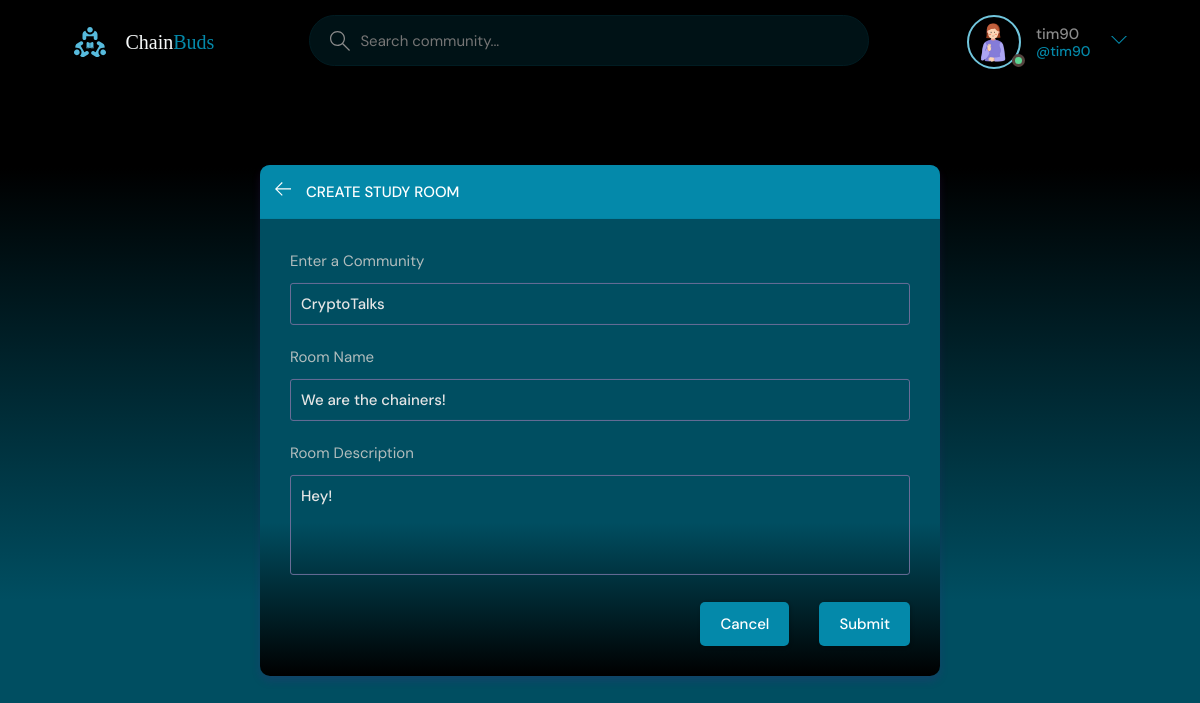
The page /update-room/2/ (signed in) on the database its author committed.
### base/models.py (models this page shows, shortened)
class User(AbstractUser):
    name = models.CharField(max_length=200, null=True)
    email = models.EmailField(unique=True, null=True)
    About = models.TextField(null=True)
    picture = models.ImageField(null=True, default="avatar.svg")
    USERNAME_FIELD = 'email'
    REQUIRED_FIELDS = ['username']

class Room(models.Model):
    buddy = models.ForeignKey(User, on_delete=models.SET_NULL, null=True) #host
    subject = models.ForeignKey(Community, on_delete=models.SET_NULL, null=True) #topic
    name = models.CharField(max_length=200)
    description = models.TextField(null=True, blank=True)#null True means it can have an empty value in the database. Blank True means if we are creating a form then it can remain empty aswell
    participants = models.ManyToManyField(User, related_name='participants', blank=True)
    updateTime = models.DateTimeField(auto_now=True) #auto_Now takes a snapshot at every time we save the room item. This value will change everytime
    creation = models.DateTimeField(auto_now_add=True) #auto_now_add only saves the time when we FIRST created this instance/room.This value will never change, it will remain as the initial time
    class Meta:
        ordering = ['-updateTime', '-creation'] #Newest Room will show on top with the negative sign put in the syntax

class Community(models.Model):
    name = models.CharField(max_length=200)

### base/views.py (the view, shortened to what this page needs)
# urls.py: path('update-room/<str:pk>/', views.roomUpdate, name="update-room"),
@login_required(login_url='/login')
def roomUpdate(request, pk):
    room = Room.objects.get(id=pk)
    form = RoomForm(instance=room)
    communities = Community.objects.all()
    if request.user != room.buddy:
        return HttpResponse("You have been restricted for this feature")
    context = {'form': form, 'communities':communities, 'room':room}
    return render(request, 'base/form.html', context)

### base/forms.py
class RoomForm(ModelForm):
    class Meta:
        model = Room
        fields = '__all__'
        exclude = ['buddy','participants']

### base/templates/base/form.html (shortened to what this page needs)
{% extends 'main.html' %}
{% load static %}
{% block content %}
<main class="create-room layout">
  <div class="container">
    <div class="layout__box" style="background: linear-gradient(to bottom, #004e61 70%, black);box-shadow: 0px 5px 9px 0px rgba(85, 31, 139, 0.20);  ">
      <div class="layout__boxHeader" style="background: #0489aa; ">
        <div class="layout__boxTitle">
          <a href="{% url 'home' %}">
            <svg version="1.1" xmlns="http://www.w3.org/2000/svg" width="32" height="32" viewBox="0 0 32 32" style="fill: white;">
              <title>arrow-left</title>
              <path
                d="M13.723 2.286l-13.723 13.714 13.719 13.714 1.616-1.611-10.96-10.96h27.625v-2.286h-27.625l10.965-10.965-1.616-1.607z">
              </path>
            </svg>
          </a>
          <h3 style="color: white;">Create Study Room</h3>
        </div>
      </div>
      <div class="layout__body">
        <form class="form" action="" method="POST">
          <div class="form__group">
            <label for="room_subject">Enter a Community</label>
            <input required type="text" value="{{room.subject.name}}" name="subject" list="subject-list">
          </div>
          <div class="form__group">
            <label for="room_name">Room Name</label>
            {{form.name}}
          </div>
          <div class="form__group">
            <label for="room_description">Room Description</label>
            {{form.description}}
          </div>
          <div class="form__action">
            <a class="btn btn--dark" href="{% url 'home' %}" style="background-color: #0489aa;color: white;">Cancel</a>
            <button class="btn btn--main" type="submit" style="background-color: #0489aa;color: white;">Submit</button>
          </div>
        </form>
      </div>
    </div>
  </div>
</main>
{% endblock %}

### templates/navbar.html (shortened to what this page needs)
{% load static %}
<header class="header header--loggedIn" style="background-color: black;">
  <div class="container">
    <a href="{% url 'home' %}" class="header__logo">
      <img src="{% static 'logo.svg' %}" />
      <h1 style="color: var(--LIGHT, #0489aa);
      font-family: Eras Bold ITC;
      font-size: 20px;
      font-style: normal;
      font-weight: 400;
      line-height: normal; "> <span style="color: #F7FAFA;
        font-family: Eras Bold ITC;
        font-size: 20px;
        font-style: normal;
        font-weight: 400;
        line-height: normal; ">Chain</span>Buds</h1>
    </a>
    <form class="header__search" method="GET" action="{% url 'home' %}">
      <label style="border-radius: 30px;
        border: 1px solid #001c22;
        background: #001216; width: 560px;
height: 51px;
flex-shrink: 0; ">
        <input name="q" placeholder="Search community..." />
      </label>
    </form>
    <nav class="header__menu">
      {% if request.user.is_authenticated %}
      <div class="header__user">
        <a href="{% url 'update-user' %}">
          <div class="avatar avatar--medium active">
            <img src="{{request.user.picture.url}}" style="width: 50px;
            height: 50px; "/>
          </div>
          <p>{{request.user.username}}<span style="color: #0489aa; ">@{{request.user.username}}</span></p>
        </a>
        <button class="dropdown-button">
          <svg version="1.1" xmlns="http://www.w3.org/2000/svg" style="fill: #0489aa;" width="32" height="32" viewBox="0 0 32 32">
            <title>chevron-down</title>
            <path d="M16 21l-13-13h-3l16 16 16-16h-3l-13 13z"></path>
          </svg>
        </button>
      </div>
      {% else %}
      <a href="{% url 'login' %}">
        <img src="{% static 'avatar.svg' %}" />
        <p>Login</p>
      </a>
      {% endif %}
    </nav>
  </div>
</header>

### rows shown on the page
User: user.picture (picture), user.username "tim90"
Room: subject "CryptoTalks", name "We are the chainers!", description "Hey!"
